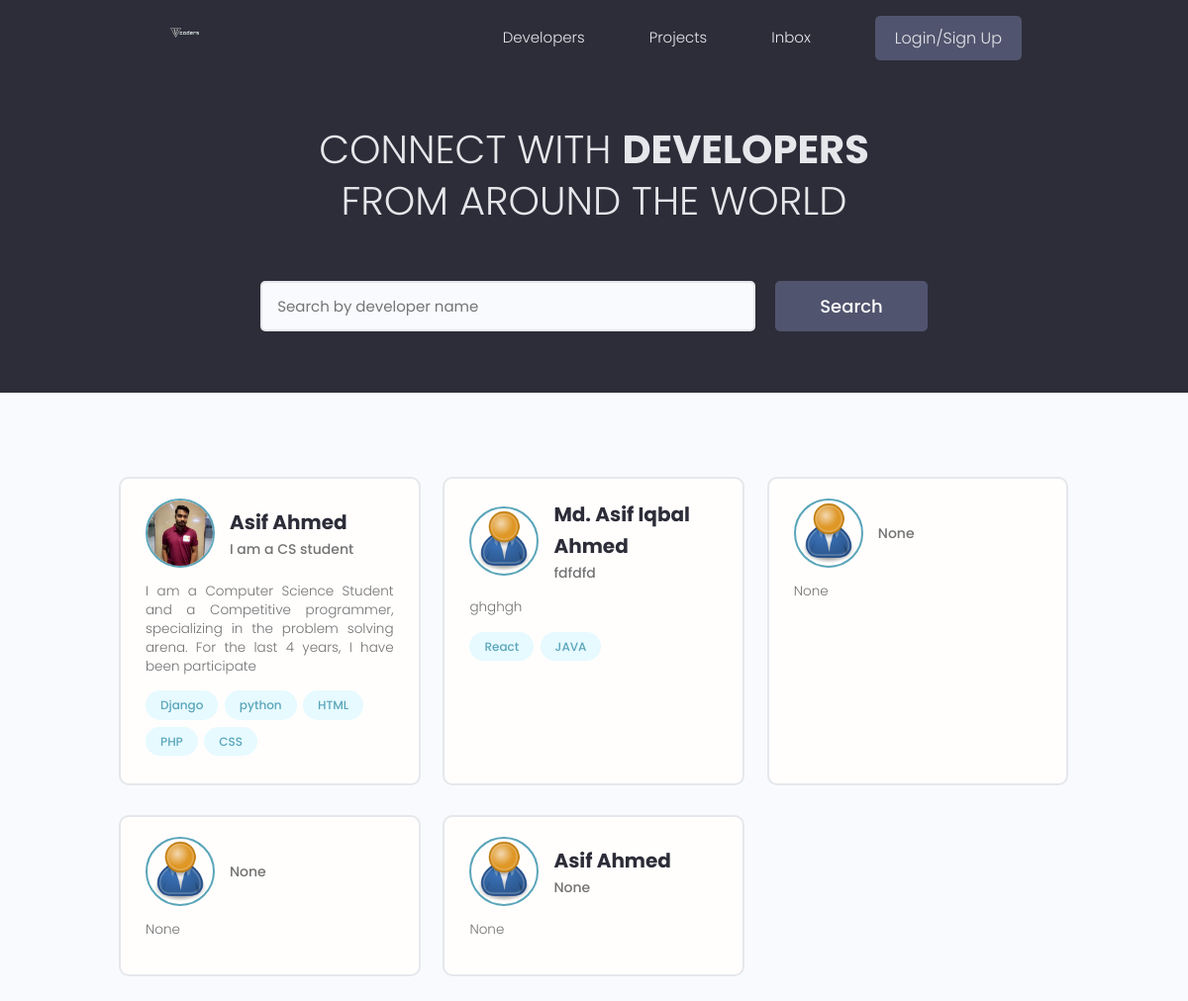
/, run on an earlier commit of the app's database.
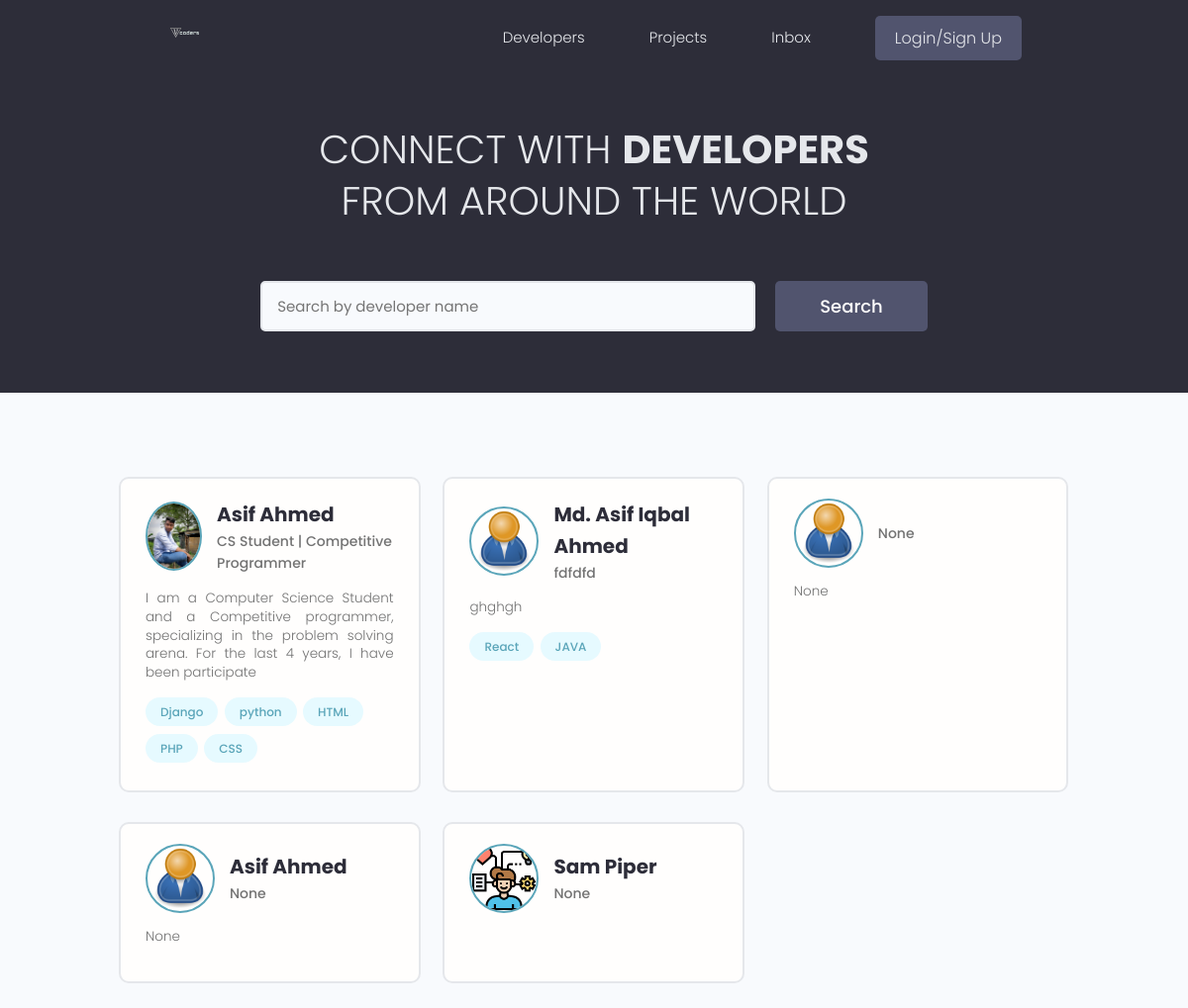
And on a later commit of the database.
### users/models.py (models this page shows, shortened)
class Profile(models.Model):
    user = models.OneToOneField(User, on_delete=models.CASCADE, null=True, blank=True)
    name = models.CharField(max_length=200, blank=True, null=True)
    email = models.EmailField(max_length=500, blank=True, null=True)
    username = models.CharField(max_length=200, blank=True, null=True)
    location = models.CharField(max_length=200, blank=True, null=True)
    short_intro = models.CharField(max_length=200, blank=True, null=True)
    bio = models.TextField(blank=True, null=True)
    profile_image = models.ImageField(null=True, blank=True, upload_to='profiles/', default="profiles/user-default.png")
    social_github = models.CharField(max_length=200, blank=True, null=True)
    social_twitter = models.CharField(max_length=200, blank=True, null=True)
    social_linkedin = models.CharField(max_length=200, blank=True, null=True)
    social_youtube = models.CharField(max_length=200, blank=True, null=True)
    social_website = models.CharField(max_length=200, blank=True, null=True)
    created = models.DateTimeField(auto_now_add=True)
    id = models.UUIDField(default=uuid.uuid4, unique=True, primary_key=True, editable=False)

class Skill(models.Model):
    owner = models.ForeignKey(Profile, on_delete=models.CASCADE, null=True, blank=True)
    name = models.CharField(max_length=200, blank=True, null=True)
    description = models.TextField(null=True, blank=True)
    created = models.DateTimeField(auto_now_add=True)
    id = models.UUIDField(default=uuid.uuid4, unique=True, primary_key=True, editable=False)
    def __str__(self):
        return str(self.name)

### users/views.py (the view)
# urls.py: path('', views.profiles, name="profiles"),
def profiles(request):
    profiles = Profile.objects.all()
    context = {'profiles': profiles}
    return render(request, 'users/profiles.html', context)

### users/templates/users/profiles.html (shortened to what this page needs)
{% extends 'main.html' %}
{% block content %}
  <main class="home">
    <section class="hero-section text-center">
      <div class="container container--narrow">
        <div class="hero-section__box">
          <h2>CONNECT WITH <span>DEVELOPERS</span></h2>
          <h2>FROM AROUND THE WORLD</h2>
        </div>
        <div class="hero-section__search">
          <form class="form" action="#" method="get">
            <div class="form__field">
              <input class="input input--text" id="formInput#search" type="text" name="text"
                placeholder="Search by developer name" />
            </div>
            <input class="btn btn--sub btn--lg" type="submit" value="Search" />
          </form>
        </div>
      </div>
    </section>
    <section class="devlist">
      <div class="container">
        <div class="grid grid--three">
          {% for profile in profiles %}
          <div class="column card">
            <div class="dev">
              <a href="{% url 'user-profile' profile.id %}" class="card__body">
                <div class="dev__profile">
                  <img class="avatar avatar--md" src="{{ profile.profile_image.url }}" alt="image" />
                  <div class="dev__meta">
                    <h3>{{ profile.name }}</h3>
                    <h5>{{ profile.short_intro|slice:"60" }}</h5>
                  </div>
                </div>
                <p class="dev__info">{{ profile.bio|slice:"150" }}</p>
                <div class="dev__skills">
                  {% for skill in profile.skill_set.all|slice:"5" %}
                  <span class="tag tag--pill tag--main">
                    <small>{{skill}}</small>
                  </span>
                  {% endfor %}
                </div>
              </a>
            </div>
          </div>
          {% endfor %}
        </div>
      </div>
    </section>
  </main>
{% endblock content %}

What changed in the data, as far as the page shows it:
removed Profile: profile_image (placeholder picture), short_intro "None", bio "None"
changed Profile: profile_image: a different picture; short_intro "I am a CS student" → "CS Student | Competitive Programmer"
added Profile: profile_image (picture), name "Sam Piper", short_intro "None"
